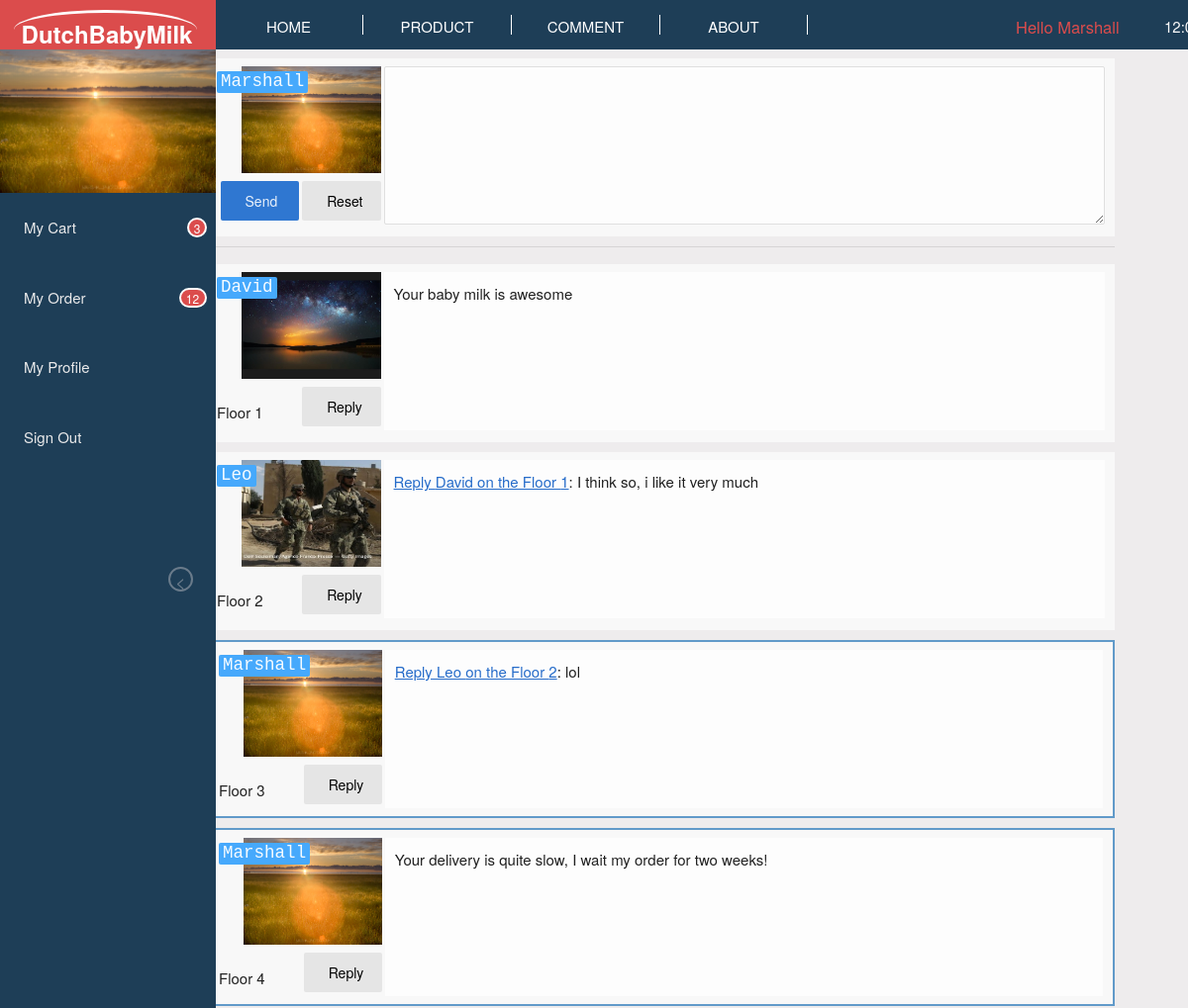
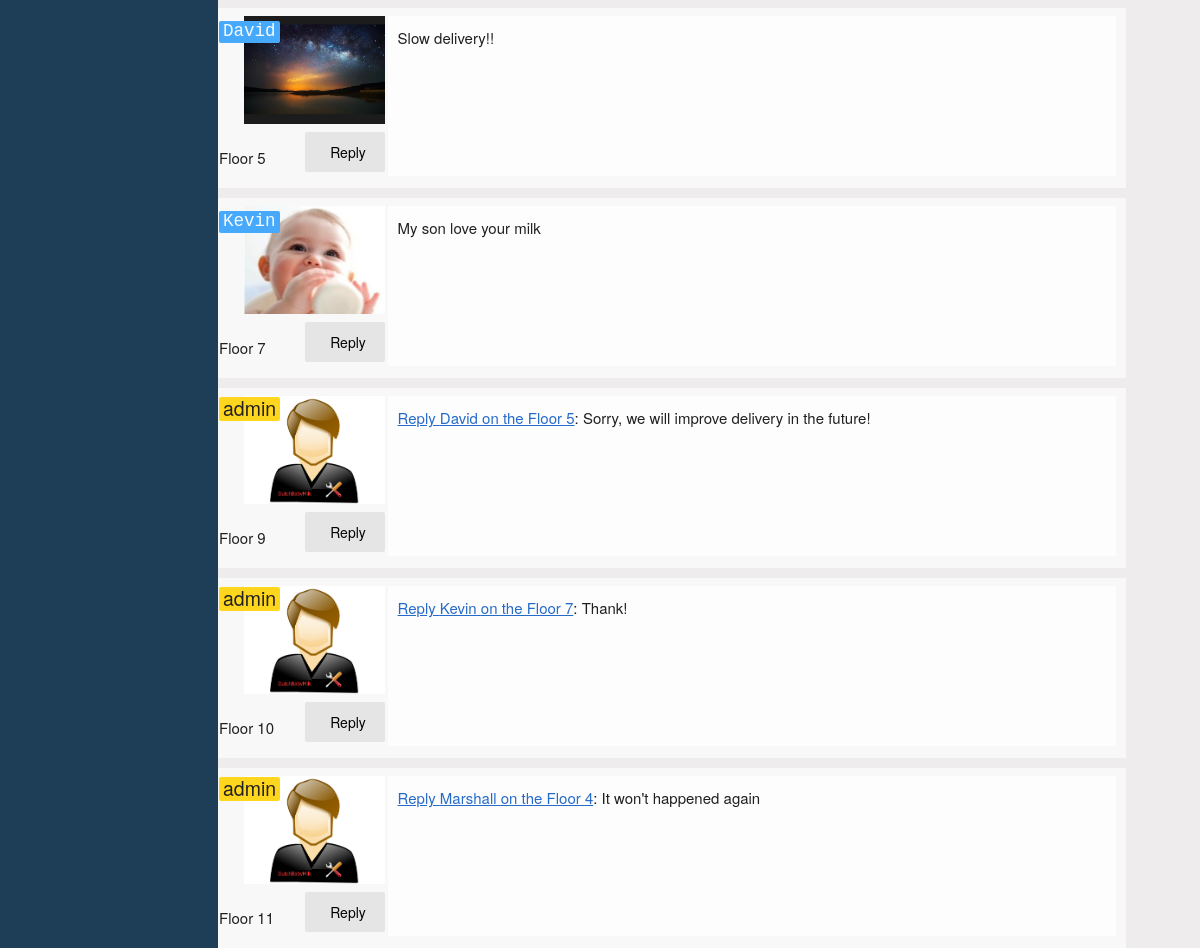
Page /index.php?page=comment (signed in) on the committed database (2 pictures, top to bottom).
### tables this page shows
CREATE TABLE IF NOT EXISTS `comments` (
  `id` int(11) NOT NULL AUTO_INCREMENT,
  `customer_id` int(11) DEFAULT NULL,
  `texts` text,
  `reply_id` int(11) DEFAULT NULL,
  PRIMARY KEY (`id`),
  KEY `reply_id` (`reply_id`),
  KEY `customer_id` (`customer_id`)
);

CREATE TABLE IF NOT EXISTS `customer` (
  `id` int(11) NOT NULL AUTO_INCREMENT,
  `username` varchar(30) DEFAULT NULL,
  `password` varchar(200) DEFAULT NULL,
  `lastname` varchar(50) DEFAULT NULL,
  `sex` tinyint(4) DEFAULT NULL,
  `firstname` varchar(50) DEFAULT NULL,
  `birthdate` date DEFAULT NULL,
  `phone` varchar(50) DEFAULT NULL,
  `email` varchar(100) DEFAULT NULL,
  `address` varchar(255) DEFAULT NULL,
  `province` varchar(225) NOT NULL,
  `city` varchar(30) DEFAULT NULL,
  PRIMARY KEY (`id`),
  UNIQUE KEY `username` (`username`)
);

### include/db.php (called while the page is built)
<?php
 class Mysql{
	function __construct(){
		$this->conn=$this->connectDB();
	}
	function connectDB(){
        $conn =  mysqli_connect('localhost','root','',"dbm");
		mysqli_query($conn,"set names gbk");
        return $conn;
    }
	function fetch($result){
        $row = mysqli_fetch_array($result);
        return $row;
    }
	function query($sql){
        $res = mysqli_query($this->conn,$sql);
		return $res;
	}
}
$mysql = new Mysql();
?>

### app/comment.php (the view, shortened to what this page needs)
<div class="comment">
	<div class="say">
	  <form method='post' action='index.php?page=comment#footer'>
		<div class="userintro">
			<img src='<?php echo $userlogo;?>' class='userthumb'/>
			<p class='cusname'><?php echo (!isset($_SESSION['admin']) ? "<samp>$user</samp>" : "<mark>$user</mark>" );?></p>
			<button type='button' class='sendinfo' onclick="if(confirm('Do you want to reset?')){this.nextSibling.click();}">Reset</button><button type='reset' class='sendinfo' onclick="replysay('','')" style='display:none;'>Reset</button>
			<button type='primary' name='submit' class='sendinfo' onmousedown="checksay()">Send</button>
		</div>
		<textarea class="saycontent" id="texts" placeholder='' name='texts' maxlength=700></textarea>
	  </form>
	</div>
	<hr/>
<?php
	if(strpos($_SERVER["REQUEST_URI"],'admin')){
		$logopath = "../images/userlogo/";
	}else{
		$logopath = "./images/userlogo/";
	}
	$sql_comments = "SELECT s.id,s.customer_id,s.texts,s.reply_id,c.username,c1.username AS replyname FROM comments AS s LEFT JOIN customer AS c ON c.id=s.customer_id LEFT JOIN comments AS s1 ON s.reply_id = s1.id LEFT JOIN customer AS c1 ON c1.id=s1.customer_id ORDER BY s.id;";
	$result = $mysql->query($sql_comments);
	while($row = $mysql->fetch($result)){
		if(file_exists($logopath.$row['username'].$row['customer_id'].".jpg")){
			$userthumb = $logopath.$row['username'].$row['customer_id'].".jpg";
		}else{
			$userthumb = $logopath."user.jpg";
		}
		if(empty($row['customer_id'])){
			$userthumb = (isset($_SESSION['admin']) ? $userlogo : "./images/userlogo/admin.jpg");
			$showname = '<mark>admin</mark>';
		}else{
			$showname = '<samp>'.$row['username'].'</samp>';
		}
		if(!empty($row['reply_id'])){
			$texts = "<a href='#floor{$row['reply_id']}'>Reply {$row['replyname']} on the Floor {$row['reply_id']}</a>: ".$row['texts'];
		}else{
			$texts = $row['texts'];
		}
?>
	<div class="say" id="floor<?php echo $row['id'];?>">
		<div class="userintro">
			<p class='cusname'><?php echo $showname;?></p>
			<img src='<?php echo $userthumb;?>' class='userthumb'/>
			<button type='button' class='sendinfo' onclick="replysay(<?php echo $row['id'].",'".$row['username']."'";?>)">Reply</button>
			<form action='' method='post'>
			  <p class='floor'>Floor <?php echo $row['id'];?></p>
			</form>
		</div>
		<div class="saycontent"><?php echo $texts;?></div>
	</div>
<?php
	}
?>
</div>

### css/kube.css (style rules this page uses)
html { box-sizing: border-box; }
*, *:before, *:after { box-sizing: inherit; }
img { box-sizing: content-box; }
* { margin: 0; padding: 0; border: 0; outline: 0; font-size: 100%; vertical-align: baseline; background: transparent; }
button, input, select, textarea { margin: 0; }
textarea { overflow: auto; vertical-align: top; resize: vertical; }
button { width: auto; overflow: visible; }
input[type="reset"], input[type="submit"], input[type="file"], input[type="radio"], input[type="checkbox"], select, button { cursor: pointer; }
hr { display: block; box-sizing: content-box; height: 1px; border: 0; border-top: 1px solid rgba(0, 0, 0, 0.1); }
img, video, audio, embed, object { max-width: 100%; }
img, video, embed, object { height: auto; }
img { vertical-align: middle; -ms-interpolation-mode: bicubic; }
html { font-size: 62.5%; }
body { font-family: 'Helvetica Neue', Helvetica, Arial, sans-serif; font-size: 1.5em; line-height: 24px; background: #ffffff; color: #202020; }
a { color: #256bc9; }
p, ul, ol, dl, blockquote, hr, pre, table, fieldset, figure, address, output { margin-bottom: 16px; }
mark { background-color: #ffd61e; color: #202020; text-decoration: none; }
pre, code, kbd, samp, var, output { font-size: 90%; font-style: normal; font-family: Menlo, Monaco, Consolas, Courier, monospace; }
mark, code, samp, kbd { padding: .2rem .4rem; display: inline-block; line-height: 1; border-radius: 2px; }
samp { background: #46a9fc; color: rgba(255, 255, 255, 0.95); }
form { margin-bottom: 24px; }
select[multiple="multiple"], textarea { width: 100%; }
input[type="email"], input[type="number"], input[type="search"], input[type="text"], input[type="tel"], input[type="url"], input[type="password"], textarea, select { font-family: 'Helvetica Neue', Helvetica, Arial, sans-serif; font-size: 1.4rem; padding: 0.9rem 1rem; line-height: 1; height: 40px; outline: none; background: #ffffff; border: 1px solid #dfdfdf; border-radius: 2px; margin-bottom: 0; color: rgba(0, 0, 0, 0.85); }
select[multiple], textarea { height: auto; line-height: 1.5; }
textarea { font-size: 15px; }
.btn, button { display: inline-block; vertical-align: top; font-family: 'Helvetica Neue', Helvetica, Arial, sans-serif; font-size: 1.4rem; font-weight: normal; white-space: nowrap; padding: 0 32px; height: 40px; line-height: 40px; text-align: center; text-decoration: none; -webkit-appearance: none; outline: none; margin: 0; border: none; border-radius: 2px; box-shadow: none; cursor: pointer; color: #000000; background: #e5e5e5; }
.btn[type="primary"], button[type="primary"] { color: rgba(255, 255, 255, 0.9); background: #2f77d1; }

### css/style.css (style rules this page uses)
html { background: #EEECED; margin: 0 auto; }
.comment { margin-top:-25px; width:96%; }
.say { background: #F8F8F8; height:180px; width:100%; margin-bottom:10px; }
.userintro { height:150px; width:18%; margin-top:8px; margin-left:15px; float:left; }
.sendinfo { float: right; margin-top: 5%; margin-left: 3px; text-align:center; padding-left:15%; width: 48%; }
.userthumb { float:right; height: 72%; width: 85%; }
.cusname { position:absolute; font-size:1.3em; }
.floor { position:absolute; margin-top:120px; padding-top:10px; height: 40px; width:100px; }
.saycontent { background:#FDFDFD; height:160px; margin-top:8px; margin-right:10px; padding:10px; width:79%; float:right; word-break:break-all; }

### rows in the picture
comments: customer.username "David", customer.username (picture), id "1", texts "Your baby milk is awesome"
comments: customer.username "Leo", shows a picture, id "2", customer.username "David", reply "1", texts "I think so, i like it very much"
comments: customer.username "Marshall", customer.username (picture), id "3", customer.username "Leo", reply "2", texts "lol"
comments: customer.username "Marshall", customer.username (picture), id "4", texts "Your delivery is quite slow, I wait my order for two weeks!"
comments: customer.username "David", customer.username (picture), id "5", texts "Slow delivery!!"
comments: customer.username "Kevin", customer.username (picture), id "7", texts "My son love your milk"
comments: shows "admin", id "9", customer.username "David", reply "5", texts "Sorry, we will improve delivery in the future!"
comments: shows "admin", id "10", customer.username "Kevin", reply "7", texts "Thank!"
comments: shows "admin", id "11", customer.username "Marshall", reply "4", texts "It won't happened again"

### other values in the picture
$user "Marshall"
